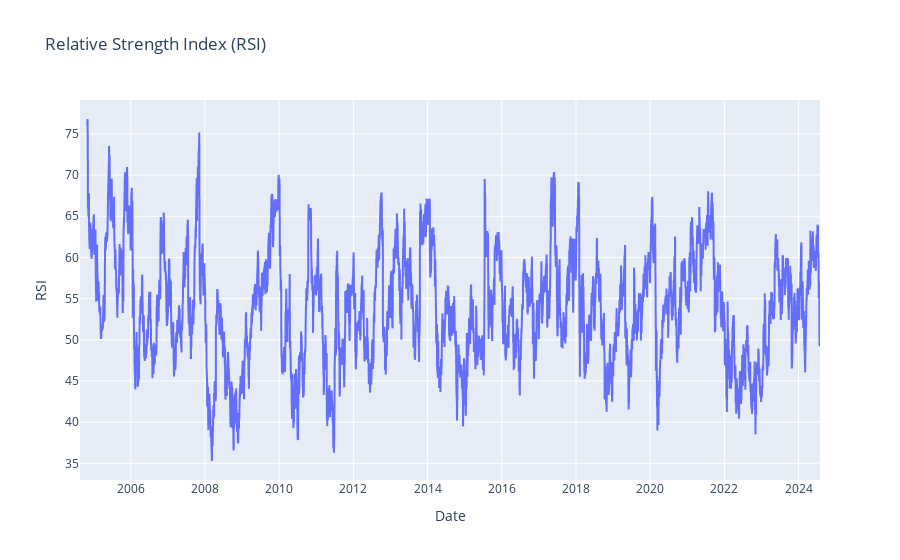

Notebook code for this chart:
### Code cell
plot.plot_rsi(data)

### Figure 1 — Plotly figure (JSON) as saved in the notebook; plotly's stock layout.template omitted (floating-point values rounded to 4 significant figures; data arrays with more than 128 entries replaced by an {"elided": "..."} marker saying what was removed)
{"data": [{"hovertemplate": "Date=%{x}<br>RSI=%{y}<extra></extra>", "legendgroup": "", "line": {"color": "#636efa", "dash": "solid"}, "marker": {"symbol": "circle"}, "mode": "lines", "name": "", "showlegend": false, "type": "scattergl", "x": {"elided": "5020 str values"}, "xaxis": "x", "y": {"elided": "5020 float values"}, "yaxis": "y"}], "layout": {"legend": {"tracegroupgap": 0}, "title": {"text": "Relative Strength Index (RSI)"}, "xaxis": {"anchor": "y", "domain": [0, 1], "title": {"text": "Date"}}, "yaxis": {"anchor": "x", "domain": [0, 1], "title": {"text": "RSI"}}}}
